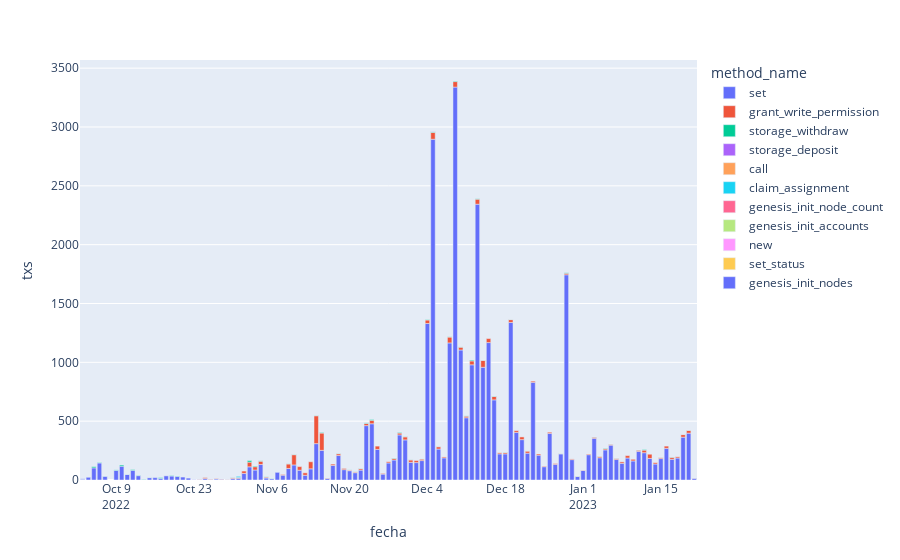

The notebook cell this image was saved under:
### Code cell
fig = px.bar(txs_by_day_and_method_df, x='fecha', y='txs',color='method_name')
fig.show()
